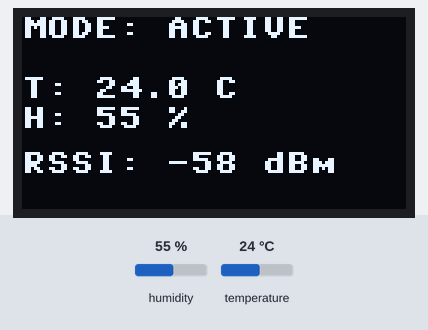
Simulated run of this program. Board: ESP32 board running MicroPython. On the bench: 128×64 one-colour display. The inputs (shaded band) are chosen by the test bench; at power-on: humidity 55 %, temperature 24 °C. WiFi joins after 1.5 s; the clock reads 2024-03-15 10:24:30 at power-on unless the program sets it; files the program writes start out absent; what the program prints to the serial console is not drawn.

Above: at 1.7 s.

The program:

Thonny_IDE_T_H_RSSI_OLED.py
```python
from machine import Pin, I2C
import network
import socket
import time
import dht
import ntptime
import ssd1306
import math
import os

# ================= OLED =================
i2c = I2C(0, scl=Pin(22), sda=Pin(21))
oled = ssd1306.SSD1306_I2C(128, 64, i2c)

# ================= DHT =================
dht_sensor = dht.DHT11(Pin(4))

# ================= WiFi =================
SSID = "ajouter le nom de votre wifi"
PASSWORD = "ajouter ton mot de passe wifi"
wlan = network.WLAN(network.STA_IF)
wlan.active(True)
wlan.connect(SSID, PASSWORD)
while not wlan.isconnected():
    time.sleep(0.5)
print("Connected, IP:", wlan.ifconfig()[0])

# ================= Time =================
ntptime.settime()
GMT_OFFSET = 3600

# ================= CSV =================
if "data.csv" not in os.listdir():
    with open("data.csv", "w") as f:
        f.write("Timestamp,Temperature,Humidity,RSSI\n")

# ================= Helpers =================
def timestamp():
    t = time.localtime(time.time() + GMT_OFFSET)
    return "%04d-%02d-%02d %02d:%02d:%02d" % t[:6]

def read_dht_valid():
    for _ in range(5):
        try:
            dht_sensor.measure()
            t = dht_sensor.temperature()
            h = dht_sensor.humidity()
            return t, h
        except:
            time.sleep(0.2)
    return math.nan, math.nan

def oled_update(t, h, active):
    rssi = wlan.status('rssi')
    oled.fill(0)
    oled.text("MODE: ACTIVE" if active else "MODE: SLEEP", 0, 0)
    if active and not math.isnan(t) and not math.isnan(h):
        oled.text("T: %.1f C" % t, 0, 20)
        oled.text("H: %.0f %%" % h, 0, 30)
        oled.text("RSSI: %d dBm" % rssi, 0, 45)
    else:
        oled.text("No data", 0, 30)
        oled.text("RSSI: %d dBm" % rssi, 0, 45)
    oled.show()

# ================= HTML =================
html_page = """<!DOCTYPE html>
<html>
<head>
<meta charset="utf-8">
<script src="https://cdn.jsdelivr.net/npm/chart.js"></script>
<style>
body { display:flex; flex-direction:row; font-family: sans-serif; }
#chart-container { flex:2; }
#oled-container { flex:1; margin-left:20px; }
</style>
</head>
<body>
<div id="chart-container">
<h2>ESP32 DHT Server</h2>
<p>WiFi RSSI: <span id="rssi">0</span> dBm</p>
<canvas id="chart" width="400" height="200"></canvas>
<p><a href="/download">Télécharger CSV</a></p>
</div>
<div id="oled-container">
<h3>OLED Snapshot</h3>
<img id="oled" src="/oled.png" width="128" height="64">
</div>
<script>
let ctx = document.getElementById('chart').getContext('2d');
let chart = new Chart(ctx, {
    type: 'line',
    data: {
        labels: [],
        datasets: [
            {label:'Temperature (C)', data:[], borderColor:'red', fill:false},
            {label:'Humidity (%)', data:[], borderColor:'blue', fill:false}
        ]
    },
    options: {animation:false, responsive:true, scales:{x:{title:{display:true,text:'Time'}},y:{beginAtZero:true}}}
});
function updateData(){
    fetch('/temperature').then(r=>r.text()).then(t=>{
        fetch('/humidity').then(r=>r.text()).then(h=>{
            fetch('/rssi').then(rssi_res=>rssi_res.text()).then(rssi=>{
                document.getElementById('rssi').innerHTML = rssi;
                let time = new Date().toLocaleTimeString();
                chart.data.labels.push(time);
                chart.data.datasets[0].data.push(parseFloat(t) || 0);
                chart.data.datasets[1].data.push(parseFloat(h) || 0);
                if(chart.data.labels.length>20){
                    chart.data.labels.shift();
                    chart.data.datasets[0].data.shift();
                    chart.data.datasets[1].data.shift();
                }
                chart.update();
                document.getElementById('oled').src = '/oled.png?ts=' + new Date().getTime();
            });
        });
    });
}
setInterval(updateData, 1000);
</script>
</body>
</html>
"""

# ================= Server =================
s = socket.socket()
s.bind(("", 80))
s.listen(1)
print("Server ready")

ACTIVE_INTERVAL = 5000
SLEEP_INTERVAL = 8000
READ_INTERVAL = 500

active_mode = True
mode_start = time.ticks_ms()
last_temp = math.nan
last_hum = math.nan

while True:
    now = time.ticks_ms()

    # ===== ACTIVE MODE =====
    if active_mode:
        if time.ticks_diff(now, mode_start) < ACTIVE_INTERVAL:
            last_temp, last_hum = read_dht_valid()
            oled_update(last_temp, last_hum, True)
            rssi_val = wlan.status('rssi')
            with open("data.csv", "a") as f:
                f.write("%s,%.1f,%.1f,%d\n" % (
                    timestamp(),
                    0 if math.isnan(last_temp) else last_temp,
                    0 if math.isnan(last_hum) else last_hum,
                    rssi_val
                ))
            time.sleep_ms(READ_INTERVAL)
        else:
            active_mode = False
            mode_start = now
            oled_update(0,0,False)
            print("=== SLEEP MODE ===")
    else:
        last_temp = 0
        last_hum = 0
        oled_update(0,0,False)
        if time.ticks_diff(now, mode_start) >= SLEEP_INTERVAL:
            active_mode = True
            mode_start = now
            print("=== ACTIVE MODE ===")

    # ===== Handle Web Requests =====
    try:
        conn, addr = s.accept()
        request = conn.recv(1024).decode('utf-8')
        if "GET /download" in request:
            try:
                conn.send("HTTP/1.0 200 OK\r\nContent-Type: text/csv\r\nContent-Disposition: attachment; filename=data.csv\r\n\r\n")
                with open("data.csv","r") as f:
                    for line in f:
                        conn.send(line.encode())
            except:
                conn.send("HTTP/1.0 404 Not Found\r\n\r\nCSV file not found")
        elif "GET /oled.png" in request:
            try:
                with open("oled_placeholder.png","rb") as f:
                    conn.send("HTTP/1.0 200 OK\r\nContent-Type: image/png\r\n\r\n".encode())
                    conn.send(f.read())
            except:
                conn.send("HTTP/1.0 404 Not Found\r\n\r\nImage not found".encode())
        elif "GET /temperature" in request:
            conn.send("HTTP/1.0 200 OK\r\nContent-Type: text/plain\r\n\r\n".encode())
            conn.send(str(last_temp).encode())
        elif "GET /humidity" in request:
            conn.send("HTTP/1.0 200 OK\r\nContent-Type: text/plain\r\n\r\n".encode())
            conn.send(str(last_hum).encode())
        elif "GET /rssi" in request:
            conn.send("HTTP/1.0 200 OK\r\nContent-Type: text/plain\r\n\r\n".encode())
            conn.send(str(wlan.status('rssi')).encode())
        else:
            conn.send(("HTTP/1.0 200 OK\r\nContent-Type: text/html\r\n\r\n"+html_page).encode())
        conn.close()
    except:
        pass
```
